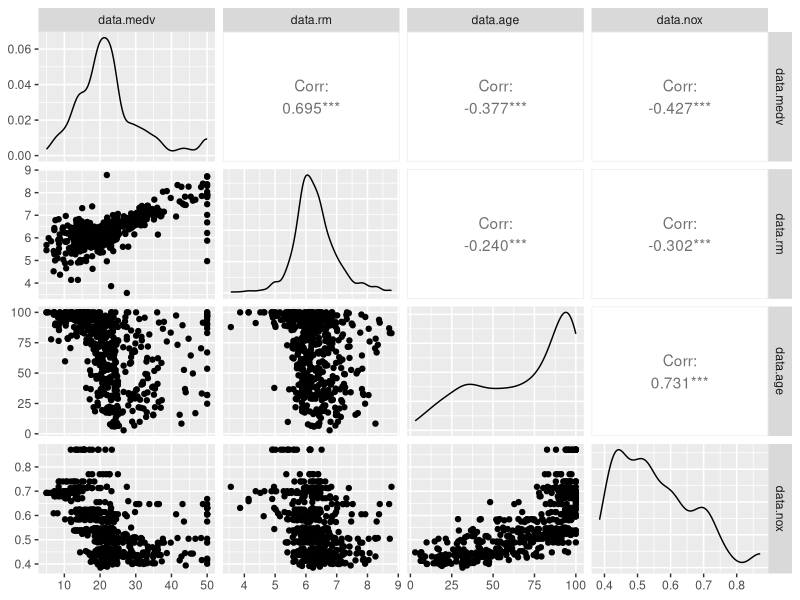

Write R code to recreate this figure.
## ---- chunk 1
knitr::opts_chunk$set(echo = TRUE)
## ---- chunk 2
library(MASS)
data(Boston)
data = Boston

model = lm(medv ~ rm + age,data=data)
summary(model)

cor_matrix = cor(data.frame(data$medv, data$rm, data$age))
print(cor_matrix)
model2 = lm(medv ~ rm + age + nox, data=data)
summary(model2)
library(GGally)
ggpairs(data.frame(data$medv, data$rm, data$age, data$nox))
## ---- chunk 3

model3 = lm(medv ~ poly(rm, 2) + I(age*crim) + age + crim, data=data)
summary(model3)
?Boston


valuechanged = (-10*(-0.796544)+60*(-0.067283)+0.005792 * (-10 + 60))*1000
## ---- chunk 4

